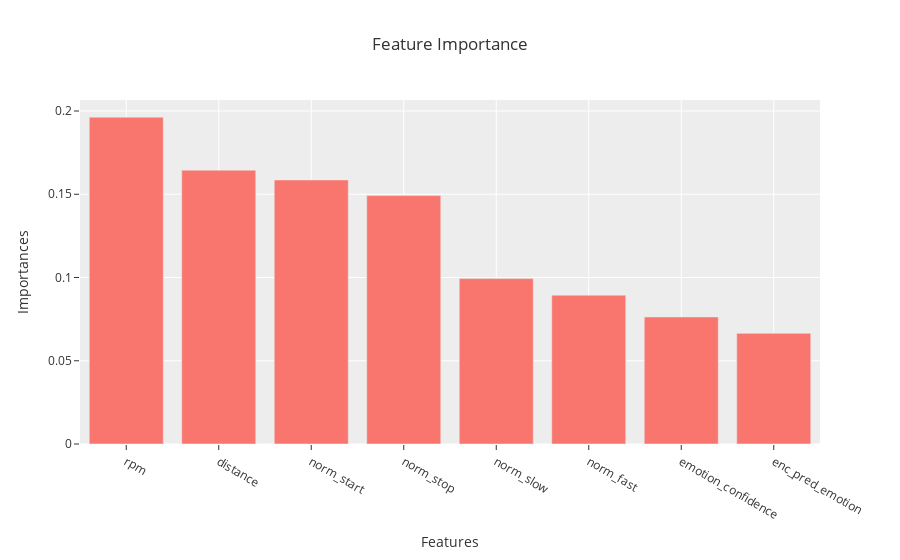

The code cell stored with this chart in its notebook:
### Markdown cell above
## Show Feature Importance

### Code cell
# See which features were most important
imps = pd.DataFrame()
imps['Features'] = features
imps['Importances'] = clf.feature_importances_
imps = imps.sort_values('Importances', ascending=False)
px.bar(imps, x='Features', y='Importances', template='ggplot2',
       title='Feature Importance')

### Figure 1 — Plotly figure (JSON) as saved in the notebook; plotly's stock layout.template omitted (floating-point values rounded to 4 significant figures)
{"data": [{"alignmentgroup": "True", "hovertemplate": "Features=%{x}<br>Importances=%{y}<extra></extra>", "legendgroup": "", "marker": {"color": "#F8766D"}, "name": "", "offsetgroup": "", "orientation": "v", "showlegend": false, "textposition": "auto", "type": "bar", "x": ["rpm", "distance", "norm_start", "norm_stop", "norm_slow", "norm_fast", "emotion_confidence", "enc_pred_emotion"], "xaxis": "x", "y": [0.1963, 0.1645, 0.1586, 0.1492, 0.09934, 0.08938, 0.07631, 0.06646], "yaxis": "y"}], "layout": {"barmode": "relative", "legend": {"tracegroupgap": 0}, "title": {"text": "Feature Importance"}, "xaxis": {"anchor": "y", "domain": [0, 1], "title": {"text": "Features"}}, "yaxis": {"anchor": "x", "domain": [0, 1], "title": {"text": "Importances"}}}}
